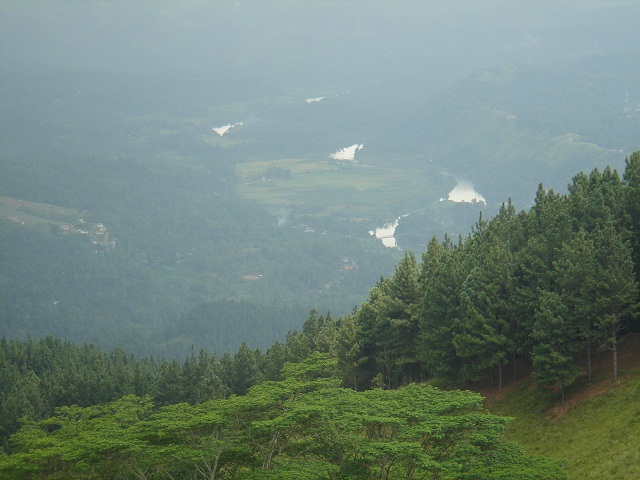
//> input picture opencv  projects/images/MyPic.JPG, 640 x 480 px
$ ./imgproc   (built with g++ and OpenCV 4)
//> lines starting //> are read from the running program, lines starting //| are printed output that depends on the picture
### opencv  projects/source/imgproc/Basic Morphology.h
/* morphology operators: process images based on shapes
	- apply structuring element to input image
	- used for noise removal, isolation/ joining elements in images, etc
	common morphology operators
	- dilation: cause bright pixels to grow
		- convoluting input image (A) with some of the kernel (B)
		- B is the anchor point, usually the center of the kernel
		- compute the MAX pixel value when overlapped by B and replace
		the pixel with the anchor point position

	- erotion: cause bright pixels to shrink
		- convoluting input image (A) with some of the kernel (B)
		- B is the anchor point, usually the center of the kernel
		- compute the MIN pixel value when overlapped by B and replace
		the pixel with the anchor point position

	- opening: used to remove small objects in bright on dark foregrounds
		- erosion then dialation

	- closing: remove small holes  (dark regions)
		- dilation then erosion

	- morph gradient: used to find the outline of an object (show contours)
		- difference between dialtion and erosion

	- top hat: difference between raw image and its opening
	- bottom hat: difference between closing and its raw image
*/

#include <iostream>
#include "opencv2\highgui\highgui.hpp"
#include "opencv2\imgproc\imgproc.hpp"

using namespace std;
using namespace cv;

// [50 lines left out: functions ErodeFilter, DilateFilter, not called in this run]
void MorphOperations(int, void*);

Mat raw, result;
int morph_elem = 0;
int morph_size = 0;
int morph_operator = 0;
int const max_operator = 4;
int const max_elem = 2;
int const max_kernel_size = 21;
char* window_name = "Morphology Operators";

void MorphOpControl(Mat img)
{
	raw = img;
	namedWindow(window_name, CV_WINDOW_AUTOSIZE);
	//Morphology Operators trackbar
	createTrackbar("Operator:\n 0: Opening - 1: Closing \n 2: Gradient - 3: Top Hat \n 4: Black Hat",
		window_name,
		&morph_operator,
		max_operator,
		MorphOperations
		);

	//Element Type trackbar
	createTrackbar("Element:\n 0: Rect - 1: Cross - 2: Ellipse ",
		window_name,
		&morph_elem,
		max_elem,
		MorphOperations
		);

	//Kernel size trackbar
	createTrackbar("Kernel Size:\n 2n +1 ",
		window_name,
		&morph_size,
		max_kernel_size,
		MorphOperations
		);

	MorphOperations(0, 0);
	waitKey(0);
}

void MorphOperations(int, void*)
{
	int operations = morph_operator + 5;
	Mat element = getStructuringElement(
		morph_elem,
		Size(2 * morph_size + 1, 2 * morph_size + 1),
		Point(morph_size, morph_size)
	);

	morphologyEx(raw, result, operations, element);
	imshow(window_name, result);
}

### opencv  projects/source/imgproc/linear smooth filters.h
/* smoothing (blurring) filters
	- noise reduction
	- INTPUT image ip[i,j] = f[i+k,j+l]
	- KERNEL h[i,j]
	- linear filter => op[i,j] = sum(i[i,j]h[k,l])
	- SIMPLEST: normal box filter: obtain the mean of neighbour filters
		K = Scalar::all(1) / (K.cols.size() * K.rows.size())
	- USEFULL: gaussian filter: convolute each ip pixel with kernel
		OP[x,y] = A*e^sum((-n-npeak)^2/2*nvariance^2)) => 1D: n= x, 2D: n = {x,y}, 3D: n = {x,y,z}
	- median filter: uses avg of neigbour pixels
	- bilateral filter: reduce noise
*/

#include <iostream>
#include "opencv2\highgui\highgui.hpp"
#include "opencv2\imgproc\imgproc.hpp"

using namespace std;
using namespace cv;

// [56 lines left out: functions NormalizeBlockFilter, GaussianFilter, MedianFilter, BilateralFilter, DisplaySmoothing, not called in this run]

### opencv  projects/source/imgproc/imgproc.cpp
#include <iostream>
#include "opencv2\highgui\highgui.hpp"
#include "linear smooth filters.h"
#include "Basic Morphology.h"

int main(int argc, char** argv)
{
	int max_ksize, element, iterations;
	cv::Mat image;
	image = cv::imread("C:/Users/mlacerna/Documents/opencv\  projects/images/MyPic.JPG", CV_LOAD_IMAGE_GRAYSCALE);
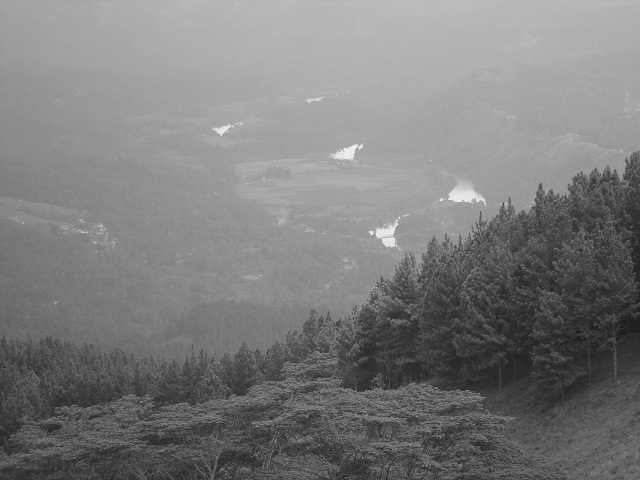
//> image: 480 rows x 640 cols, CV_8UC1; min 25, max 252, mean 124
	if (!image.data)
	{
		std::cout << "Could not open image file" << std::endl;
	}
	while (true)
	{
		cv::namedWindow("Original", CV_WINDOW_AUTOSIZE);
		cv::imshow("Original", image);
		cv::moveWindow("Original", 0, 0);
		// [6 lines of commented-out code are left out]
		MorphOpControl(image);
//> slider 'Operator:\n 0: Opening - 1: Clo' is set to 1
//> slider 'Element:\n 0: Rect - 1: Cross -' is set to 1
//> slider 'Kernel Size:\n 2n +1 ' is set to 7
//> in MorphOperations, `morphologyEx(raw, result, operations, element);`:
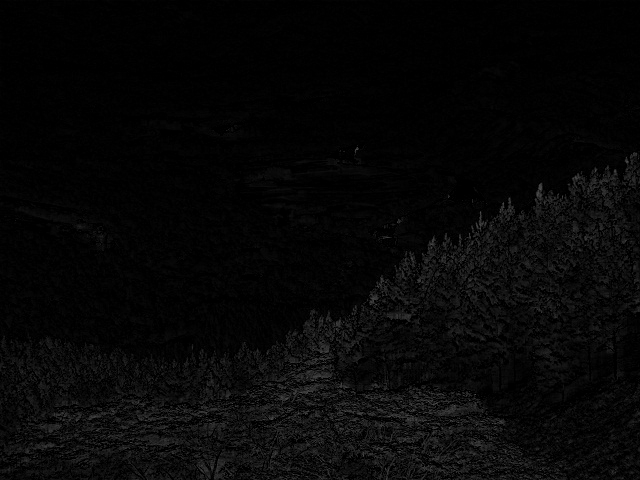
//> result: 480 rows x 640 cols, CV_8UC1; min 0, max 83, mean 6.8

		char answer, k;
		k = cvWaitKey(0);
//> the Esc key is pressed
		std::cout << "Re-Run program (y or n) "; std::cin >> answer;
//> the answer given: 1
		if (answer != 'y')
		{
			cv::destroyAllWindows();
			break;
		}
	}
}
